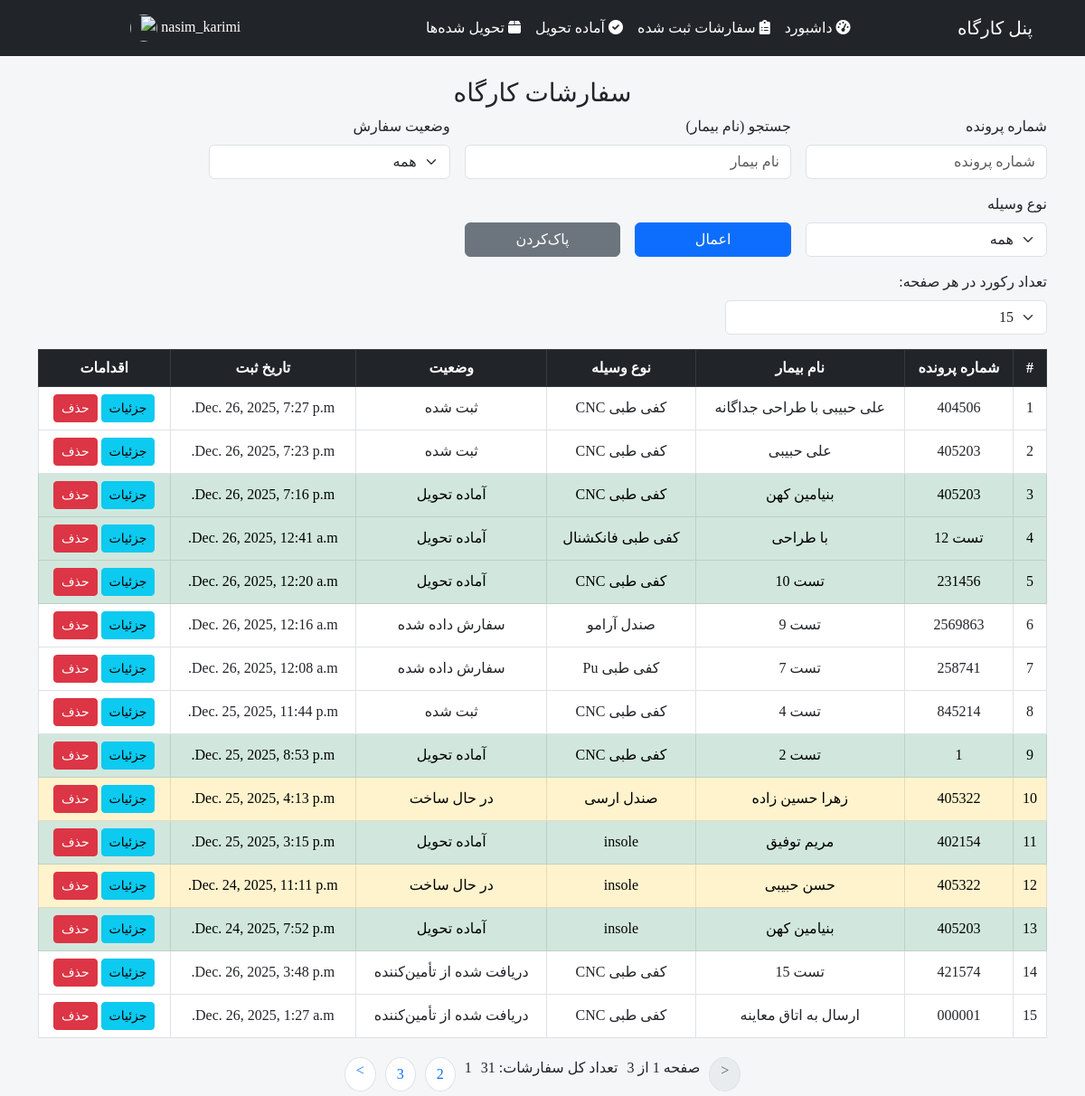
Page /workshop/ (signed in) on the committed database.
### WorkShop/models.py (models this page shows, shortened)
class Order(models.Model):
    DEVICE_CHOICES = [
        ('CNC insole', 'کفی طبی CNC'),
        ('Functional insole', 'کفی طبی فانکشنال'),
        ('Pu insole', 'کفی طبی Pu'),
        ('SandalA', 'صندل آرامو'),
        ('SandalB', 'صندل بیات'),
        ('SandalO', 'صندل ارسی'),
    ]
    SIDE_CHOICES = [
        ('both', 'هر دو'),
        ('right', 'راست'),
        ('left', 'چپ'),
    ]
    PRIORITY_CHOICES = [
        ('normal', 'عادی'),
        ('urgent', 'اورژانسی'),
    ]
    STATUS_CHOICES = [
        ('registered', 'ثبت شده'),
        ("ordered", "سفارش داده شده"),
        ('received', 'دریافت شده از تأمین‌کننده'),
        ('in_progress', 'در حال ساخت'),
        ('ready', 'آماده تحویل'),
        ('canceled', 'لغو شده'),
        ('delivered', 'تحویل داده شده'),
    ]
    SEND_TO_CHOICES = [
        ('workshop', 'کارگاه'),
        ('examiner', 'اتاق معاینه'),
    ]
    created_by = models.ForeignKey(
        User,
        on_delete=models.SET_NULL,
        null=True,
        blank=True,
        related_name='created_orders',
        verbose_name='ثبت‌کننده'
    )
    ready_by = models.ForeignKey(
        User,
        on_delete=models.SET_NULL,
        null=True,
        blank=True,
        related_name='ready_orders',
        verbose_name='آماده‌کننده'
    )
    case_number = models.CharField(
        max_length=50, blank=True, null=True, verbose_name='شماره پرونده')
    patient_name = models.CharField(max_length=100, verbose_name='نام بیمار')
    device_type = models.CharField(
        max_length=20,
        choices=DEVICE_CHOICES,
        verbose_name='نوع ارتوز'
    )
    side = models.CharField(
        max_length=10,
        choices=SIDE_CHOICES,
        verbose_name='اندام مورد نظر'
    )
    technical_notes = models.CharField(
        blank=False, verbose_name='خلاصه پرونده', editable=True,)
    designes = models.CharField(
        blank=False, verbose_name='طراحی‌ها', default='', editable=True, )
    different_designs = models.BooleanField(
        default=False, verbose_name="آیا دو پا متفاوت هستند؟")
    different_technical_notes = models.BooleanField(
        default=False,
        verbose_name="آیا خلاصه پرونده برای پای چپ و راست متفاوت است؟"
    )
    designes_left = models.TextField(blank=True, null=True)
    designes_right = models.TextField(blank=True, null=True)
    technical_notes_left = models.TextField(blank=True, null=True)
    technical_notes_right = models.TextField(blank=True, null=True)
    priority = models.CharField(
        max_length=10,
        choices=PRIORITY_CHOICES,
        default='normal',
        verbose_name='اولویت'
    )
    send_to = models.CharField(
        max_length=60,
        choices=SEND_TO_CHOICES,
        default='workshop',
        verbose_name='ارسال به'
    )
    status = models.CharField(
        max_length=20, choices=STATUS_CHOICES, default='registered', verbose_name='وضعیت')
    delivered_at = models.DateTimeField(null=True, blank=True)
    delivered_by = models.ForeignKey(
        User,
        null=True,
        blank=True,
        on_delete=models.SET_NULL,
        related_name='delivered_orders'
    )
    workshop_notes = models.TextField(blank=True)
    created_at = models.DateTimeField(auto_now_add=True)
    ready_at = models.DateTimeField(null=True, blank=True)

### WorkShop/decorators.py (the view)
        def wrapper(request, *args, **kwargs):
            if not request.user.is_authenticated:
                return redirect('login')
            if request.user.groups.filter(name=group_name).exists():
                return view_func(request, *args, **kwargs)
            return redirect('login')

### WorkShop/templates/workshop/workshop_list.html (shortened to what this page needs)
{% extends 'workshop/base.html' %}
{% block content %}
<h3 style="text-align:center;">سفارشات کارگاه</h3>
{% load jformat %}
<form method="get" class="row g-3 mb-3">
    <div class="col-md-3">
        <label class="form-label">شماره پرونده</label>
        <input type="text" name="case_number" class="form-control" value="{{ request.GET.case_number|default:'' }}"
            placeholder="شماره پرونده">
    </div>
    <div class="col-md-4">
        <label class="form-label">جستجو (نام بیمار)</label>
        <input type="text" name="search" class="form-control" value="{{ search|default:'' }}" placeholder="نام بیمار">
    </div>
    <div class="col-md-3">
        <label class="form-label">وضعیت سفارش</label>
        <select name="status" class="form-select">
            <option value="">همه</option>
        </select>
    </div>
    <div class="col-md-3">
        <label class="form-label">نوع وسیله</label>
        <select name="device_type" class="form-select">
            <option value="">همه</option>
        </select>
    </div>
    <div class="col-md-2 d-flex align-items-end">
        <button class="btn btn-primary w-100">اعمال</button>
    </div>
    <div class="col-md-2 d-flex align-items-end">
        <a href="{% url 'workshop-list' %}" class="btn btn-secondary w-100">
            پاک‌کردن
        </a>
    </div>
</form>
<form method="get" class="mb-3">
    <div class="row">
        <div class="col-md-4">
            <label for="per_page" class="form-label">تعداد رکورد در هر صفحه:</label>
            <select name="per_page" id="per_page" class="form-select" onchange="this.form.submit()">
                <option value="15" {% if records_per_page == '15' %}selected{% endif %}>15</option>
            </select>
        </div>
    </div>
</form>
<div class="table-responsive">
    <table class="table table-bordered table-hover align-middle text-center">
        <thead class="table-dark">
            <tr>
                <th>#</th>
                <th>شماره پرونده</th>
                <th>نام بیمار</th>
                <th>نوع وسیله</th>
                <th>وضعیت</th>
                <th>تاریخ ثبت</th>
                <th>اقدامات</th>
            </tr>
        </thead>
        <tbody>
            {% for order in orders %}
            <tr class="
    {% if order.status == 'new' %}table-secondary
    {% elif order.status == 'in_progress' %}table-warning
    {% elif order.status == 'ready' %}table-success
    {% endif %}
    {% if order.priority == 'urgent' %}urgent-row{% endif %}
">
                <td>{{ forloop.counter }}</td>
                <td>{{ order.case_number }}</td>
                <td>{{ order.patient_name }}</td>
                <td>{{ order.get_device_type_display }}</td>
                <td>{{ order.get_status_display }}</td>
                <td>{{ order.created_at|jformat:"%Y/%m/%d %H:%M" }}</td>
                <td>
                    <a href="{% url 'workshop-update' order.id %}" class="btn btn-info btn-sm">جزئیات</a>
                    {% if user.groups.all.0.name == 'Reception' %}
                    <a href="{% url 'workshop-delete' order.id %}" class="btn btn-danger btn-sm"
                        onclick="return confirm('آیا مطمئن هستید که می‌خواهید این سفارش را حذف کنید؟');">حذف</a>
                    {% endif %}
                </td>
            </tr>
            {% empty %}
            <tr>
                <td colspan="6" class="text-muted">
                    سفارشی یافت نشد
                </td>
            </tr>
            {% endfor %}
        </tbody>
    </table>
</div>
<div class="pagination justify-content-center">
    {% if page_obj.has_previous %}
    <a style = "margin: 5px; border-radius: 50%; line-height: 1;" href="?page={{ page_obj.previous_page_number }}&per_page={{ records_per_page }}" class="page-link"><</a>
    {% else %}
    <span style = "margin: 5px; border-radius: 50%; line-height: 1;" class="page-link disabled"><</span>
    {% endif %}
    {% if page_obj.paginator.num_pages > 1 %}
    <span style = "margin: 5px;" style = "margin: 5px;" class="page-info">صفحه {{ page_obj.number }} از {{ page_obj.paginator.num_pages }}</span>
    {% endif %}
    {% if page_obj.paginator.count > 0 %}
    <span style = "margin: 5px;" class="total-count">تعداد کل سفارشات: {{ page_obj.paginator.count }}</span>
    {% endif %}
    {% for num in page_obj.paginator.page_range %}
    {% if page_obj.number == num %}
    <span style = "margin: 5px; border-radius: 50%; " class="current-page">{{ num }}</span>
    {% else %}
    <a style = "margin: 5px; border-radius: 50%;" href="?page={{ num }}" class="page-link">{{ num }}</a>
    {% endif %}
    {% endfor %}
    {% if page_obj.has_next %}
    <a style = "margin: 5px; border-radius: 50%; line-height: 1;" href="?page={{ page_obj.next_page_number }}&per_page={{ records_per_page }}" class="page-link">></a>
    {% else %}
    <span style = "margin: 5px; border-radius: 50%; line-height: 1;" class="page-link disabled">></span>
    {% endif %}
</div>
{% endblock %}

### WorkShop/templates/workshop/base.html (shortened to what this page needs)
{% load static %}
<!DOCTYPE html>
<html lang="fa" dir="rtl">
<head>
    <link href="https://cdn.jsdelivr.net/npm/bootstrap@5.3.2/dist/css/bootstrap.rtl.min.css" rel="stylesheet">
    <link href="https://cdnjs.cloudflare.com/ajax/libs/select2/4.0.13/css/select2.min.css" rel="stylesheet" />
    <link href="https://cdn.jsdelivr.net/npm/bootstrap@5.3.0/dist/css/bootstrap.min.css" rel="stylesheet">
    <link href="https://cdnjs.cloudflare.com/ajax/libs/font-awesome/6.0.0-beta3/css/all.min.css" rel="stylesheet">
</head>
<body>
    <nav class="navbar navbar-expand-lg navbar-dark bg-dark">
        <div class="container">
            <a class="navbar-brand" href="#">پنل کارگاه</a>
            <div class="collapse navbar-collapse" id="navbarNav">
                <ul class="navbar-nav me-auto mb-2 mb-lg-0">
                    <li class="nav-item">
                        <a class="nav-link" href="{% url 'dashboard' %}">
                            <i class="fas fa-tachometer-alt"></i> داشبورد
                        </a>
                    </li>
                    <li class="nav-item">
                        <a class="nav-link" href="{% url 'workshop-list' %}">
                            <i class="fas fa-clipboard-list"></i> سفارشات ثبت شده
                        </a>
                    </li>
                    <li class="nav-item">
                        <a class="nav-link" href="{% url 'reception-ready' %}">
                            <i class="fas fa-check-circle"></i> آماده تحویل
                        </a>
                    </li>
                    <li class="nav-item">
                        <a class="nav-link" href="{% url 'delivered-archive' %}">
                            <i class="fas fa-box"></i> تحویل شده‌ها
                        </a>
                    </li>
                </ul>
                <div class="navbar-text ms-auto">
                    <a class="ms-2" href="{% url 'dashboard' %}" style="text-decoration: none;">{{ user.username }}
                        <img src="https://png.pngtree.com/png-clipart/20250102/original/pngtree-user-avatar-placeholder-black-png-image_6796227.png"
                            alt="" class="rounded-circle" width="30" height="30">
                    </a>
                </div>
            </div>
        </div>
    </nav>
    <div class="container mt-4">
        {% block content %}{% endblock %}
    </div>
</body>
</html>

### WorkShop/templates/workshop/base.html (style rules this page uses)
.urgent-row { animation: blink 1s infinite alternate; }
body { font-family: Vazir; background-color: #f5f6f8; }
.navbar { background-color: #2c7be5; }
.navbar-brand, .nav-link { color: white !important; }

### rows in the picture
Order: case_number "404506", patient_name "علی حبیبی با طراحی جداگانه", device_type "کفی طبی CNC", status "ثبت شده", created_at|jformat "Dec. 26, 2025, 7:27 p.m."
Order: case_number "405203", patient_name "علی حبیبی", device_type "کفی طبی CNC", status "ثبت شده", created_at|jformat "Dec. 26, 2025, 7:23 p.m."
Order: case_number "405203", patient_name "بنیامین کهن", device_type "کفی طبی CNC", status "آماده تحویل", created_at|jformat "Dec. 26, 2025, 7:16 p.m."
Order: case_number "تست 12", patient_name "با طراحی", device_type "کفی طبی فانکشنال", status "آماده تحویل", created_at|jformat "Dec. 26, 2025, 12:41 a.m."
Order: case_number "231456", patient_name "تست 10", device_type "کفی طبی CNC", status "آماده تحویل", created_at|jformat "Dec. 26, 2025, 12:20 a.m."
Order: case_number "2569863", patient_name "تست 9", device_type "صندل آرامو", status "سفارش داده شده", created_at|jformat "Dec. 26, 2025, 12:16 a.m."
Order: case_number "258741", patient_name "تست 7", device_type "کفی طبی Pu", status "سفارش داده شده", created_at|jformat "Dec. 26, 2025, 12:08 a.m."
Order: case_number "845214", patient_name "تست 4", device_type "کفی طبی CNC", status "ثبت شده", created_at|jformat "Dec. 25, 2025, 11:44 p.m."
Order: case_number "1", patient_name "تست 2", device_type "کفی طبی CNC", status "آماده تحویل", created_at|jformat "Dec. 25, 2025, 8:53 p.m."
Order: case_number "405322", patient_name "زهرا حسین زاده", device_type "صندل ارسی", status "در حال ساخت", created_at|jformat "Dec. 25, 2025, 4:13 p.m."
Order: case_number "402154", patient_name "مریم توفیق", device_type "insole", status "آماده تحویل", created_at|jformat "Dec. 25, 2025, 3:15 p.m."
Order: case_number "405322", patient_name "حسن حبیبی", device_type "insole", status "در حال ساخت", created_at|jformat "Dec. 24, 2025, 11:11 p.m."
Order: case_number "405203", patient_name "بنیامین کهن", device_type "insole", status "آماده تحویل", created_at|jformat "Dec. 24, 2025, 7:52 p.m."
Order: case_number "421574", patient_name "تست 15", device_type "کفی طبی CNC", status "دریافت شده از تأمین‌کننده", created_at|jformat "Dec. 26, 2025, 3:48 p.m."
Order: case_number "000001", patient_name "ارسال به اتاق معاینه", device_type "کفی طبی CNC", status "دریافت شده از تأمین‌کننده", created_at|jformat "Dec. 26, 2025, 1:27 a.m."

### other values in the picture
{{ user.username }} "nasim_karimi"
{{ page_obj.paginator.num_pages }} "3"
{{ page_obj.paginator.count }} "31"
{{ num }} "1"
{{ num }} "2" "3"
